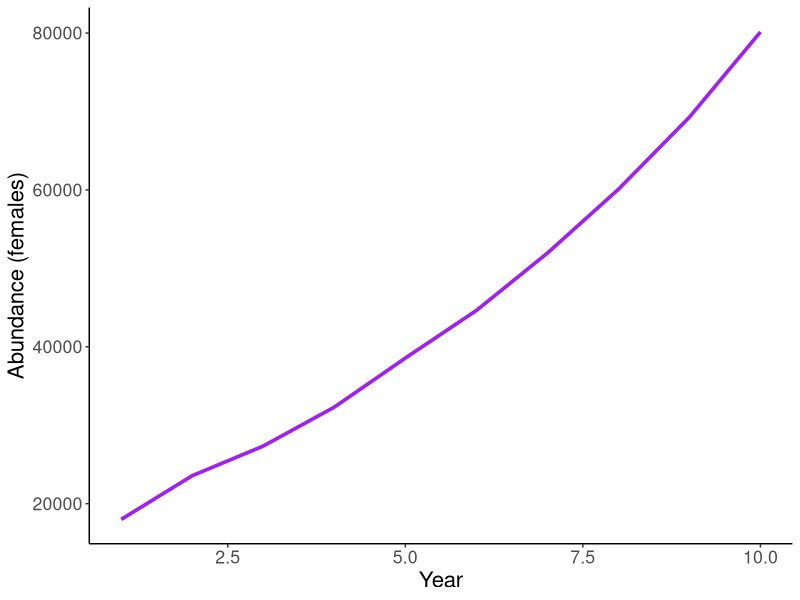
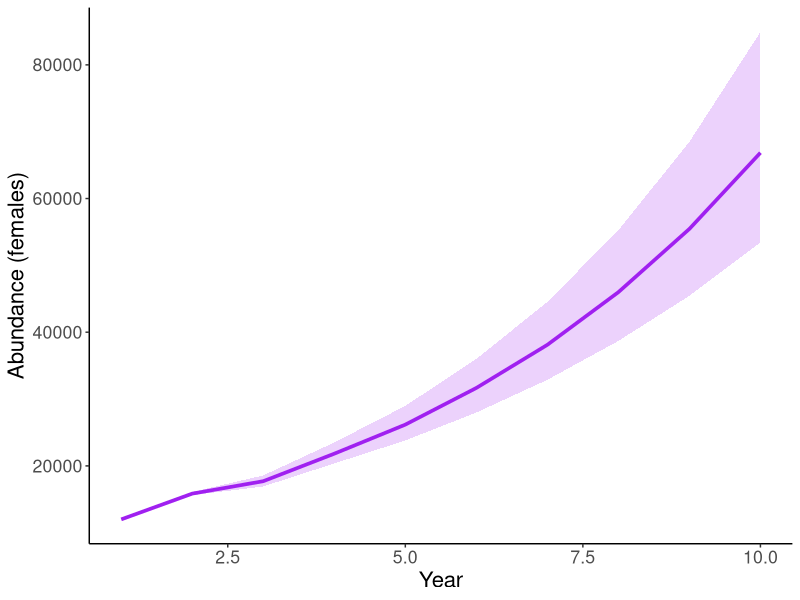

R code for these plots, in order: (Note: this script raises an error after producing the figures.)
library(ggplot2)

# Function for calculating geometric mean
gm_mean <- function(x, na.rm=TRUE){
  exp(sum(log(x[x > 0]), na.rm=na.rm) / length(x))
}


Year <- 1:10

###################################################################
## Deterministic model
#Matrix Calculations

deer.array <- matrix(0,nrow=12, ncol=length(Year))
deer.matrix<-matrix(0,12,12)

Fecundity <- c(0, 0.65, 0.76, 0.76, 0.76, 0.76)
N.0<-c(2000,2000,2000,1000,1000,1000,2000,2000,2000,1000,1000,1000)

# Females
deer.matrix[c(1,7),1:6]<-Fecundity
deer.matrix[2,1] <- 0.52
deer.matrix[3,2] <- 0.93
deer.matrix[4,3] <- 0.84
deer.matrix[5,4] <- 0.84
deer.matrix[6,5] <- 0.84
deer.matrix[6,6] <- 0.84
# Males
deer.matrix[8,7] <- 0.52
deer.matrix[9,8] <- 0.82
deer.matrix[10,9] <- 0.63
deer.matrix[11,10] <- 0.53
deer.matrix[12,11] <- 0.44
deer.matrix[12,12] <- 0.49

deer.array[,1] <- N.0

for (y in 2:length(Year)){
  deer.array[,y]<-deer.matrix%*%deer.array[,y-1] #Make sure to multiply matrix x vector (not vice versa)
}
N.median<-apply(deer.array,2,sum)

results<-data.frame(Year,N.median)

#Plot population with
ggplot(results) +
  geom_line(aes(x=Year, y=N.median),colour="purple",alpha=1,linewidth=1.25) +
  scale_y_continuous(name="Abundance (females)")+
  theme_bw() +
  theme(text = element_text(size=16),panel.border = element_blank(), axis.line = element_line(colour="black"),
        panel.grid.major = element_blank(),panel.grid.minor = element_blank()) 

# Calculate lambda
lambda <- numeric()
for(y in 1:nrow(results)){
  lambda[y] <- results$N.median[y+1]/results$N.median[y]
}
mean(lambda, na.rm=TRUE)




################################################################################################
##Stochastistic model

Sims<-1000

#Matrix Calculations
deer.array<-array(0,dim=c(6,length(Year),Sims))
deer.matrix<-matrix(0,6,6)

Fecundity<-c(0, 1.14, 1.13, 0.95, 0.79, 0.88)
N.0<-c(4000,3000,2000,1000,1000,1000)

deer.matrix[1,]<-Fecundity
deer.array[,1,]<-N.0

for(i in 1:Sims){

  deer.matrix[2,1] <- rnorm(1, 0.60, 0.05)
  deer.matrix[3,2] <- rnorm(1, 0.82, 0.05)
  deer.matrix[4,3] <- rnorm(1, 0.63, 0.05)
  deer.matrix[5,4] <- rnorm(1, 0.53, 0.05)
  deer.matrix[6,5] <- rnorm(1, 0.44, 0.05)
  deer.matrix[6,6] <- rnorm(1, 0.49, 0.05)
  
  for (y in 2:length(Year)){
    deer.array[,y,i]<-deer.matrix%*%deer.array[,y-1,i] #Make sure to multiply matrix x vector (not vice versa)
  }
}
N.median<-apply(apply(deer.array,c(2,3),sum),1,median)
N.20pct<-apply(apply(deer.array,c(2,3),sum),1,quantile, probs = 0.20)
N.80pct<-apply(apply(deer.array,c(2,3),sum),1,quantile, probs = 0.80)

results<-data.frame(Year,N.median,N.20pct,N.80pct)

#Plot population projection
ggplot(results) +
  geom_ribbon(aes(x=Year,ymin=N.20pct, ymax=N.80pct), alpha=.2,fill="purple") +
  geom_line(aes(x=Year, y=N.median),colour="purple",alpha=1,linewidth=1.25) +
  scale_y_continuous(name="Abundance (females)")+
  theme_bw() +
  theme(text = element_text(size=16),panel.border = element_blank(), axis.line = element_line(colour="black"),
        panel.grid.major = element_blank(),panel.grid.minor = element_blank()) 


#### Incorporating logistic density dependence #####

# Rt[i] <- Rmax * exp((-log(Rmax)*Nt)/(K))
# Rmax <- 1.77
# K <- 163702
# N0 <- 162073 + (0.1*162073)
# 
# Rmax * exp((-log(Rmax)*N0)/(K))

Sims <- 1000


deer.array <- array(0,dim=c(12,length(Year),Sims))
deer.matrix<-matrix(0,12,12)

Fecundity <- c(0, 0.65, 0.76, 0.76, 0.76, 0.76)
N.0<-c(22565,17712,12557,8902,21685,22565,15617,8304,3714,2352)

# Females
deer.matrix[1,1:6]<-Fecundity
deer.matrix[2,1] <- 0.52
deer.matrix[3,2] <- 0.93
deer.matrix[4,3] <- 0.84
deer.matrix[5,4] <- 0.84
deer.matrix[6,5] <- 0.84
deer.matrix[6,6] <- 0.84
# Males
deer.matrix[7,1:6]<-Fecundity
deer.matrix[8,7] <- 0.52
deer.matrix[9,8] <- 0.82
deer.matrix[10,9] <- 0.63
deer.matrix[11,10] <- 0.53
deer.matrix[12,11] <- 0.44
deer.matrix[12,12] <- 0.49

deer.array[,1,]<-N.0

for(i in 1:Sims){
  
  ##  Annual stochasticity in survival
  # Females
  deer.matrix[2,1] <- rnorm(1, 0.60, 0.05)
  deer.matrix[3,2] <- rnorm(1, 0.82, 0.05)
  deer.matrix[4,3] <- rnorm(1, 0.63, 0.05)
  deer.matrix[5,4] <- rnorm(1, 0.53, 0.05)
  deer.matrix[6,5] <- rnorm(1, 0.44, 0.05)
  deer.matrix[6,6] <- rnorm(1, 0.49, 0.05)
  # Males
  deer.matrix[8,7] <- rnorm(1, 0.52, 0.05)
  deer.matrix[9,8] <- rnorm(1, 0.82, 0.05)
  deer.matrix[10,9] <- rnorm(1, 0.63, 0.05)
  deer.matrix[11,10] <- rnorm(1, 0.53, 0.05)
  deer.matrix[12,11] <- rnorm(1, 0.44, 0.05)
  deer.matrix[12,12] <- rnorm(1, 0.49, 0.05)
  
  ## Calculate Nt
  for (y in 2:length(Year)){
    deer.array[,y,i]<-deer.matrix%*%deer.array[,y-1,i] #Make sure to multiply matrix x vector (not vice versa)
    
    # Density dependence .... see page 84-85, 200 in RAMAS manual
    Rt <- Rmax * exp((-log(Rmax)*sum(deer.array[,y,i]))/(K))
    
    ## Density dependent adjustment to fecundity
    deer.matrix[1,1:6] <- Fecundity*Rt
    deer.matrix[7,1:6] <- Fecundity*Rt
    
  }
}
# N.median <- apply(apply(deer.array,c(2,3),sum),1,median)
N.median <- apply(apply(deer.array,c(2,3),sum),1,mean)
N.20pct <- apply(apply(deer.array,c(2,3),sum),1,quantile, probs = 0.20)
N.80pct <- apply(apply(deer.array,c(2,3),sum),1,quantile, probs = 0.80)


results<-data.frame(Year,N.median,N.20pct,N.80pct)

#Plot population projection
ggplot(results) +
  geom_ribbon(aes(x=Year,ymin=N.20pct, ymax=N.80pct), alpha=.2,fill="purple") +
  geom_line(aes(x=Year, y=N.median),colour="purple",alpha=1,linewidth=1.25) +
  scale_y_continuous(name="Abundance (females)")+
  theme_bw() +
  theme(text = element_text(size=16),panel.border = element_blank(), axis.line = element_line(colour="black"),
        panel.grid.major = element_blank(),panel.grid.minor = element_blank()) 


# Calculate lambda
lambda <- numeric()
for(y in 1:nrow(results)){
  lambda[y] <- results$N.median[y+1]/results$N.median[y]
}

## Geometric mean
gm_mean(lambda)

# Looks like this gives complex numbers...?
# ev <- eigen(deer.matrix)
# vectors <- ev$vectors
